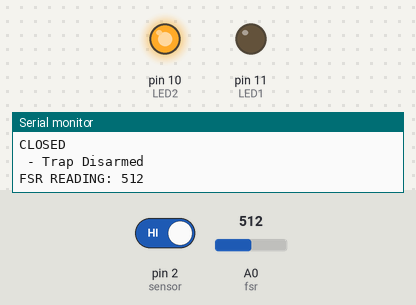
The sketch below on a simulated Arduino Uno, built with avr-gcc and run on an emulated ATmega328P. Shown: output pins drawn as LEDs (lit = HIGH), the last lines printed to the serial monitor. The test bench sets the inputs (shaded band); at power-on: pin 2 (sensor) HIGH, A0 (fsr) = 512.

Above: at 1.2 s.
1.3 s: pin 2 (sensor) driven LOW
At 2.4 s:
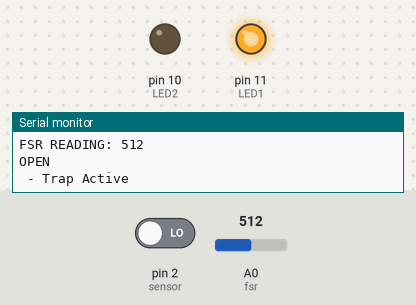
2.8 s: A0 (fsr) set to 266
4.3 s: A0 (fsr) set to 241
At 4.6 s:
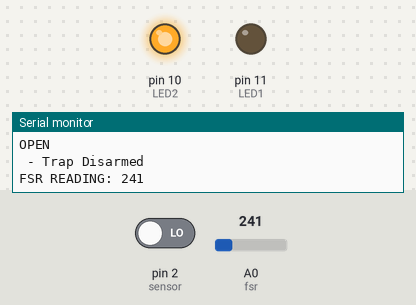
7.3 s: A0 (fsr) set to 260
At 8.5 s:
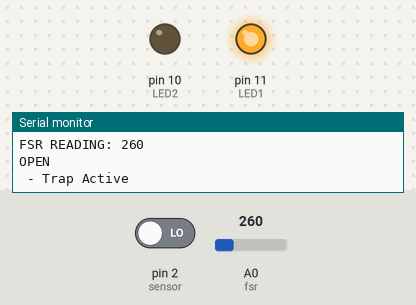
8.8 s: A0 (fsr) set to 0
At 9.6 s:
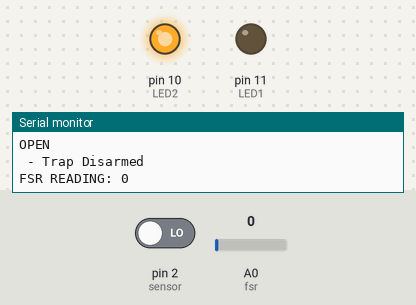
Timing chart, 0 to 11.8 s (numbered marks = the images above; inputs shaded):
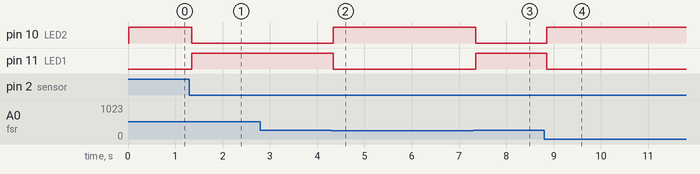

Measured:
- the behaviour switches between 250 and 249 on A0 (fsr) (found by bisection; images 1 and 2)
- after the input at 1.3 s, pin 10 (LED2): HIGH → LOW after 0.05 s; pin 11 (LED1): LOW → HIGH after 0.05 s
- after the input at 4.3 s, pin 10 (LED2): LOW → HIGH at once; pin 11 (LED1): HIGH → LOW at once
- after the input at 7.3 s, pin 10 (LED2): HIGH → LOW after 0.06 s; pin 11 (LED1): LOW → HIGH after 0.06 s
- after the input at 8.8 s, pin 10 (LED2): LOW → HIGH after 0.05 s; pin 11 (LED1): HIGH → LOW after 0.05 s

The sketch:

MagSwitch_FSRTest.ino
```cpp
//const int buttonPin = 8;   //placeholder of magnetic sensor
const int sensor = 2;
const int fsr= A0;
int fsrreading;
int state;

const int LED1 =  11;
const int LED2=10;

// setup runs once at startup
void setup() {
  pinMode(sensor, INPUT_PULLUP);
  pinMode(LED1, OUTPUT);
  pinMode(LED2, OUTPUT);
  Serial.begin(9600);
}

void loop() {
  state = digitalRead(sensor);
  //Serial.println(sensor);
  Serial.print("FSR READING: ");
int fsrreading = analogRead(fsr);// Read the FSR pin and store the output as fsrreading:
  Serial.println(fsrreading);
delay(10);
  if(state == LOW){
    Serial.println("OPEN");
   }else if(state ==HIGH){
    Serial.println("CLOSED");
    }
 //Door sensor together and pressure on FSR = RED LIGHT/NO WHITE(NOT safe)
   if (state == LOW && fsrreading >250) { // if button is pressed (voltage received on pin 2)
    Serial.println(" - Trap Active");
    digitalWrite(LED1, HIGH);
    digitalWrite(LED2,LOW);// send voltage to LED pin

    //Door sensor apart and no pressure on FSR = White LIGHT/Safe
  } else if (state == HIGH || state ==LOW && fsrreading<250){   //otherwise
    Serial.println(" - Trap Disarmed");
    digitalWrite(LED1, LOW);
    digitalWrite(LED2,HIGH);
  }


}
```
